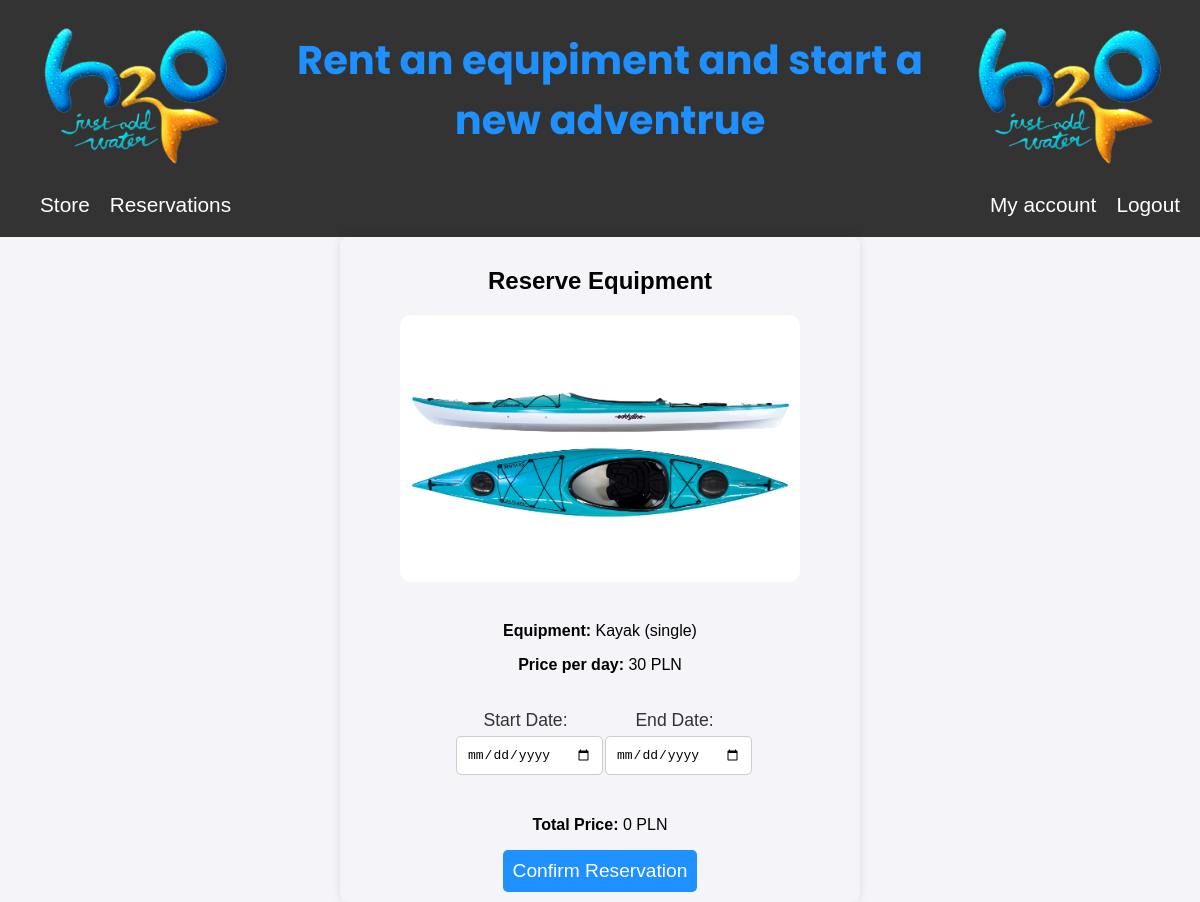
The page /reserve/1/ (signed in) on the database its author committed.
### store/models.py (models this page shows, shortened)
class Equipment(models.Model):
    name = models.CharField(max_length=255)
    description = models.TextField()
    price_per_day = models.DecimalField(max_digits=10, decimal_places=2)
    image = models.ImageField(null=True, blank=True)

### store/views.py (the view, shortened to what this page needs)
# urls.py: path('reserve/<int:equipment_id>/', views.reserve_equipment, name='reserve'),
@login_required
def reserve_equipment(request, equipment_id):
    equipment = get_object_or_404(Equipment, id=equipment_id)
    return render(request, 'store/reserve.html', {'equipment': equipment})

### store/templates/store/reserve.html (shortened to what this page needs)
{% extends 'store/main.html' %}
{% load static %}
{% block content %}
    <div class="reservation-container">
        <h2>Reserve Equipment</h2>
        <div class="equipment-details">
            <img src="{{ equipment.image.url }}" alt="{{ equipment.name }}" class="equipment-image">
            <p><strong>Equipment:</strong> {{ equipment.name }}</p>
            <p><strong>Price per day:</strong> {{ equipment.price_per_day|floatformat:0 }} PLN</p>
        </div>
        <form method="POST" class="reservation-form">
            <div class="form-group">
                <div class="date-field">
                    <label for="start_date">Start Date:</label>
                    <input type="date" id="start_date" name="start_date" required>
                </div>
                <div class="date-field">
                    <label for="end_date">End Date:</label>
                    <input type="date" id="end_date" name="end_date" required>
                </div>
            </div>
            <div class="total-price">
                <p><strong>Total Price:</strong> <span id="total-price">0</span> PLN</p>
            </div>
            <button type="submit" class="search-btn">Confirm Reservation</button>
        </form>
    </div>
{% endblock %}

### static/css/main.css (style rules this page uses)
body { margin: 0; font-family: Arial, sans-serif; background-color: #f4f4f9; }
.form-group { display: flex; flex-direction: column; margin-bottom: 5px; padding: 20px; }
.form-group label { font-size: 1.1em; color: #333; margin-bottom: 5px; }
.form-group input, .form-group select { padding: 10px; font-size: 1em; border: 1px solid #ccc; border-radius: 5px; outline: none; width: 100px; }
.search-btn { padding: 10px; font-size: 1.2em; background-color: #1e90ff; color: white; border: none; border-radius: 5px; cursor: pointer; }
.equipment-image { max-width: 80%; height: auto; margin-bottom: 20px; border-radius: 10px; }
.reservation-container { max-width: 500px; text-align: center; padding: 10px; margin: 0 auto; background-color: #f4f4f9; border-radius: 8px; box-shadow: 0 0 10px rgba(0, 0, 0, 0.1); }
.reservation-form { display: flex; flex-direction: column; align-items: center; max-width: 400px; margin: 0 auto; }
.form-group { display: flex; justify-content: space-between; gap: 10px; flex-direction: row; }
.date-field { flex: 1; gap: 10px; }
.date-field label { display: block; margin-bottom: 5px; }
.date-field input { width: 90%; padding: 10px; border-radius: 5px; border: 1px solid #ccc; }

### rows shown on the page
Equipment: image (picture), name "Kayak (single)", price_per_day "30"
